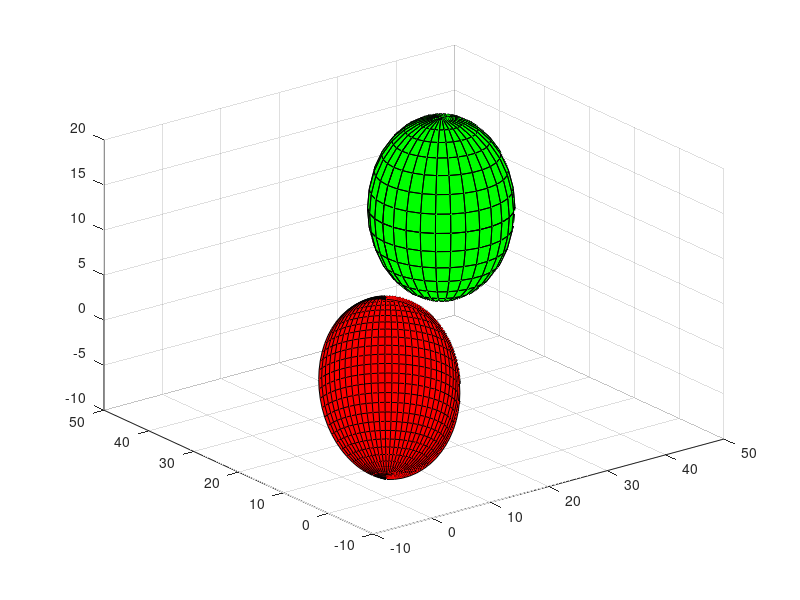

The MATLAB source for this figure: (Note: this script raises an error after producing the figure.)
%%%%%%%%%%%%%%%%%%%%%%%%%%%%%%%%%%%%%%%%%%%
%%%%%%%         TODOR VACHEV         %%%%%%
%%%%%%% TECHNICAL UNIVERSITY - VARNA %%%%%%
%%%%%%%         MARCH, 2015          %%%%%%
%%%%%%%%%%%%%%%%%%%%%%%%%%%%%%%%%%%%%%%%%%%

clc, clear, close all

%% Variables Initialization
step = 30;                         %steps between min/max angle

t1sa = -pi / 4; t1ea = pi / 1.5;   %start-end angle for theta1 (azimuth) 
step1 = abs(t1sa - t1ea) / step;   %   
theta1 = t1sa:step1:t1ea;          %vector with values for theta1 (azimuth)

p1sa = -pi / 2; p1ea = pi / 2;     %start-end angle for phi1 (elevation)          
step11 = abs(p1sa - p1ea) / step;  %   
phi1 = p1sa:step11:p1ea;           %vector with values for for phi1 (elevation)

t3sa = 0; t3ea = 2 * pi;           %variables for the sphere around point C      
step3 = abs(t3sa - t3ea) / step;   %
theta3 = t3sa:step3:t3ea;          %
p3sa = 0; p3ea = 2 * pi;           %
step33 = abs(p3sa - p3ea) / step;  %
phi3 = p3sa:step33:p3ea;           %

rxO=0; ryO=0; rzO=2;         %coordinates of the center of point O (the base)
rxC=40; ryC=40; rzC=6;       %coordinates of the desired end point C         
r1=10;  r2=43;  r3=10;       %length of bar 1, bar 2 and bar 3

xOyLimStart1 = -pi / 2; xOyLimEnd1 = pi / 2; %rotation limitations of joint 1 (point A)
yOzLimStart1 = -pi / 2; yOzLimEnd1 = pi / 2;

xOyLimStart2 = -pi / 2; xOyLimEnd2 = pi / 2; %rotation limitations of joint 2 (point B)
yOzLimStart2 = -pi / 2; yOzLimEnd2 = pi / 2;
error = 0.001;                %allowed +- error of the position

z = 0;                        %counter variable for the coords matrix (to keep track of the current row)
coords = zeros(step^4, 10);   %matrix where all viable coordinates will be stored
%% Finding All Accessible Points of Joint 1 and Joint 2
[theta1, phi1] = meshgrid(theta1, phi1);     %crunching some numbers to get
[xA, yA, zA] = sph2cart(theta1, phi1, r1);   %the X Y Z coordinates of all accessible
xA = xA + rxO; yA = yA + ryO; zA = zA + rzO; %points by joint 1 (point A)
 
[theta3, phi3] = meshgrid(theta3, phi3);     %crunching some numbers to get
[xB, yB, zB] = sph2cart(theta3, phi3, r3);   %the X Y Z coordinates of all accessible
xB = xB + rxC; yB = yB + ryC; zB = zB + rzC; %points by joint 2 (point B)
 
%% Plots and Cosmetics
sp1surf = surf(xA, yA, zA);         %plot the possible positions of the end point of bar 1 (point A) 
hold on                             %
sp3surf = surf(xB, yB, zB);         %and bar 2 (point B)
set(sp1surf, 'FaceColor', 'red');   %color of the surface with points for joint 1
set(sp3surf, 'FaceColor', 'green'); %color of the surface with points for joint 2
alpha(0.2)                          %transperancy
grid on                             %
axis([-(r1 + r2 + r3 + 5) - 5, r1 + r2 + r3 + 5 -(r1 + r2 + r3 + 5) - 5, r1 + r2 + r3 + 5 -(r1 + r2 + r3 + 5) - 5, r1 + r2 + r3 + 5])  % axis limitations
plot3([-(r1 + r2 + r3 + 5) - 5, r1 + r2 + r3 + 5, 0], [0, 0, 0], [0, 0, 0], 'black', 'LineWidth', 2)          % X axis - cosmetic line
plot3([0, 0, 0], [-(r1 + r2 + r3 + 5) - 5, r1 + r2 + r3 + 5, 0], [0, 0, 0], 'black', 'LineWidth', 2)          % Y axis - cosmetic line
plot3([0, 0, 0], [0, 0, 0], [-(r1 + r2 + r3 + 5) - 5, r1 + r2 + r3 + 5, 0], 'black', 'LineWidth', 2)          % Z axis - cosmetic line
plot3([rxO, rxC], [ryO, ryC], [rzO, rzC], 'oblack', 'MarkerSize', 12, 'MarkerFaceColor', 'white', 'LineWidth', 2)% Point O and Point C - cosmetic
xlabel('X AXIS'); ylabel('Y AXIS'); zlabel('Z AXIS')

%% The Magic

for nz = 1:(size(xA, 2))             %iteration over the Z coordinates of joint 1
    for n = 1:(size(xA, 2))          %iteration over the X, Y coordinates of joint 1
        for iz = 1:(size(xA, 2))     %iteration over the Z coordinates of joint 2
            for i = 1:(size(xA, 2))  %iteration over the X, Y coordinates of joint 2
                dist = sqrt(((xB(iz, i) - xA(nz, n))^2) + ((yB(iz, i) - yA(nz, n))^2) + ((zB(iz) - zA(nz))^2)); %calculate the distance between current points
                
 %% The Check
                if (dist > r2 && dist < r2 + error) || (dist < r2 && dist > r2 - error)    %check if the length is equal to the length of bar 2 within the allowed error
                     [result, anglexOy1, angleyOz1] = thecheck([xA(nz, n) - rxO, yA(nz, n) - ryO, zA(nz) - rzO], ...       %%%THE CHECK IS HAPPENING IN FILE-FUNCTION
                         [(xB(iz, i) - xA(nz, n)), yB(iz, i) - yA(nz, n), (zB(iz) - zA(nz))], ...                          %%%
                         xOyLimStart1, xOyLimEnd1, yOzLimStart1, yOzLimEnd1);                                        %%%             thecheck.m
                     if (result == 1)                                                                                %%%             
                         [result, anglexOy2, angleyOz2] = thecheck([(xB(iz, i) - xA(nz, n)), yB(iz, i) - yA(nz, n), ...  %%%PLEASE CHECK THIS FILE FOR BETTER 
                             (zB(iz) - zA(nz))], [rxC - xB(iz, i), ryC - yB(iz, i), rzC - zB(iz)],...                  %%%UNDERSTANDING OF WHAT THE CHECK 
                             xOyLimStart1, xOyLimEnd1, yOzLimStart1, yOzLimEnd1);                                    %%%ACTUALLY DOES
                         if (result == 1)                                                                            %%%
                            plot3([xA(nz, n), xB(iz, i)], [yA(nz, n), yB(iz, i)], [zA(nz), zB(iz)], 'red', 'LineWidth', 2) %plot the position of bar 2
                            plot3([rxO, xA(nz, n)], [ryO, yA(nz, n)], [rzO, zA(nz)] , 'blue', 'LineWidth', 2)               %plot the position of bar 1
                            plot3([xB(iz, i), rxC], [yB(iz, i), ryC], [zB(iz), rzC] , 'magenta', 'LineWidth', 2)            %plot the position of bar 3
                            plot3([xA(nz, n), xB(iz, i)], [yA(nz, n) yB(iz, i)], [zA(nz), zB(iz)], 'oblack',...
                            'MarkerSize', 8, 'MarkerFaceColor', 'white', 'LineWidth', 2) %plot the corresponding A and B points
                            z = z+1;                        %counter for the coords matrix rows
                            coords(z , 1) = xA(nz, n);      %save the X, Y, Z coordinates of point A
                            coords(z , 2) = yA(nz, n);      %and the corresponding angles
                            coords(z , 3) = zA(nz);         %
                            coords(z , 4) = anglexOy1;      %
                            coords(z , 5) = angleyOz1;      %
                            coords(z , 6) = xB(iz, i);      %save the X, Y, Z coordinates of point B
                            coords(z , 7) = yB(iz, i);      %and the corresponding angles
                            coords(z , 8) = zB(iz);         %
                            coords(z , 9) = anglexOy2;      %
                            coords(z , 10)= angleyOz2;      %
                            pause(0.0001)                   %enable or disable this row for animation (disabled = faster calculations)
                        end
                    end
                end            
            end
        end
    end
end

coords = coords(1:z, 1:10); %clear all unneeded preallocated rows